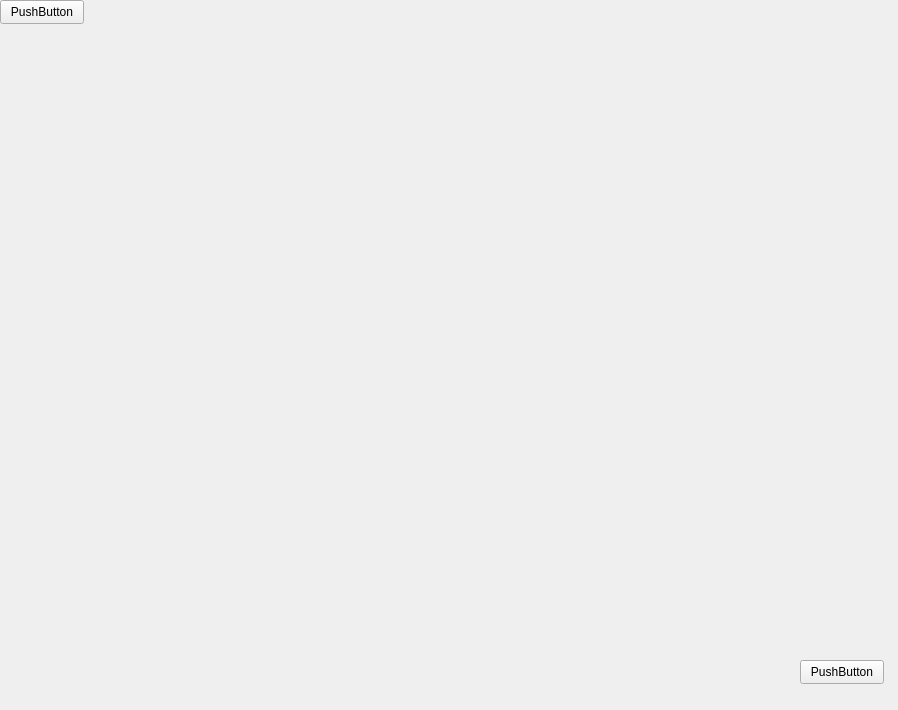
<?xml version="1.0" encoding="UTF-8"?>
<ui version="4.0">
 <class>map</class>
 <widget class="QWidget" name="map">
  <property name="geometry">
   <rect>
    <x>0</x>
    <y>0</y>
    <width>898</width>
    <height>710</height>
   </rect>
  </property>
  <property name="windowTitle">
   <string>Form</string>
  </property>
  <widget class="QPushButton" name="pushButton">
   <property name="geometry">
    <rect>
     <x>0</x>
     <y>0</y>
     <width>84</width>
     <height>24</height>
    </rect>
   </property>
   <property name="text">
    <string>PushButton</string>
   </property>
  </widget>
  <widget class="QPushButton" name="pushButton_2">
   <property name="geometry">
    <rect>
     <x>800</x>
     <y>660</y>
     <width>84</width>
     <height>24</height>
    </rect>
   </property>
   <property name="text">
    <string>PushButton</string>
   </property>
  </widget>
 </widget>
 <resources/>
 <connections/>
</ui>
